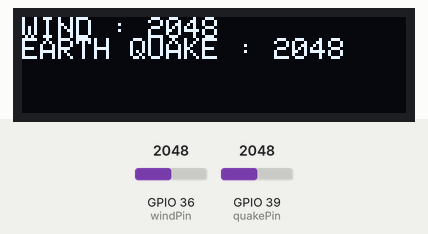
Recording of a sketch running on a simulated ESP32. On the bench: 128×32 one-colour display. The inputs (shaded band) are chosen by the test bench; at power-on: GPIO 36 (windPin) = 2048, GPIO 39 (quakePin) = 2048. WiFi joins after 1.5 s; servers stay silent unless stated; the display library's start-up logo is not drawn; no MQTT or app messages arrive unless stated; what the sketch prints to the serial monitor is not drawn.

Above: at 14.7 s.
14.8 s: GPIO 36 (windPin) set to 2866
At 16.4 s:
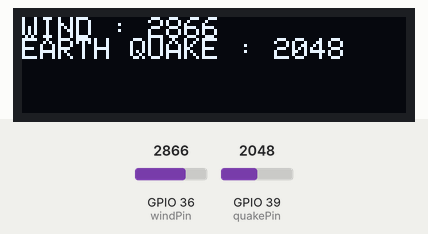
17.1 s: GPIO 39 (quakePin) set to 2866
At 18.8 s:
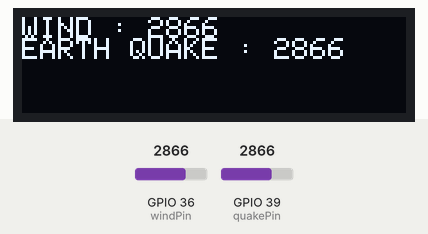
19.1 s: GPIO 36 (windPin) set to 3603
At 20.2 s:
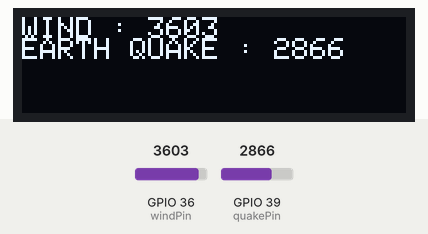
21.2 s: GPIO 39 (quakePin) set to 3603
At 22.7 s:
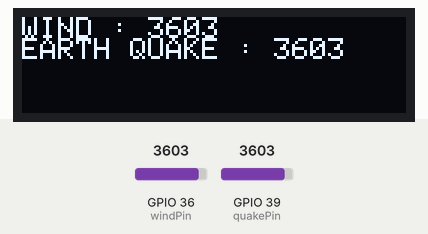
23.2 s: GPIO 36 (windPin) set to 4095
At 24.0 s:
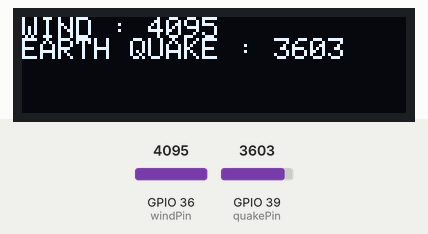
25.2 s: GPIO 39 (quakePin) set to 4095
At 26.6 s:
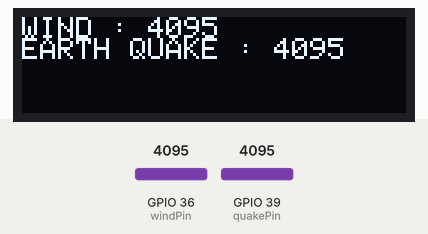
Timing chart, 0 to 28.2 s (numbered marks = the images above; inputs shaded):
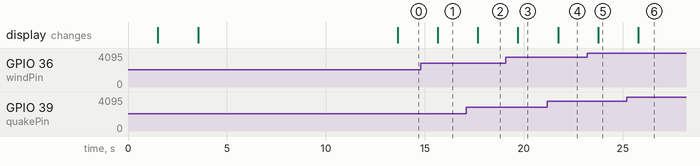

Measured:
- after the input at 14.8 s, the display: changes after 0.85 s (image 1)
- after the input at 17.1 s, the display: changes after 0.58 s (image 2)
- after the input at 19.1 s, the display: changes after 0.60 s (image 3)
- after the input at 21.2 s, the display: changes after 0.53 s (image 4)
- after the input at 23.2 s, the display: changes after 0.56 s (image 5)
- after the input at 25.2 s, the display: changes after 0.59 s (image 6)

The sketch:

set4_for_ESP32.ino
```cpp
#include <WiFi.h> //for ESP32
#include <PubSubClient.h>
#include <SPI.h>
#include <Wire.h>
#include <Adafruit_GFX.h>
#include <Adafruit_SSD1306.h>
#include <HTTPClient.h>

#define SCREEN_WIDTH 128 // OLED display width, in pixels
#define SCREEN_HEIGHT 32 // OLED display height, in pixels
// Declaration for an SSD1306 display connected to I2C (SDA, SCL pins)
#define OLED_RESET     4 // Reset pin # (or -1 if sharing Arduino reset pin)
#define windPin 36
#define quakePin 39


String serverName = "http://10.1.1.102/set4.php";
const char* ssid = "TP-LINK_470A9A";//請查無線網路名稱
const char* password = "C1470A9A"; //請查密碼
const char* mqttServer = "10.1.1.102"; //請確認
int counter=0;
WiFiClient wifiClient1;
PubSubClient mqttClient1(wifiClient1);
Adafruit_SSD1306 OLED(SCREEN_WIDTH, SCREEN_HEIGHT, &Wire, OLED_RESET);

void oledDisplay(int wind, int quake)
{
  OLED.clearDisplay();
  OLED.setCursor(0,0);
  OLED.print("WIND : ");
  OLED.println(wind);
  OLED.setCursor(0,7);
  OLED.print("EARTH QUAKE : ");
  OLED.println(quake);
  OLED.display();
}

void writeDB(int wind, int quake)
{
  char windtostr[10];
  char quaketostr[10];
  HTTPClient http;
  itoa(wind, windtostr, 10);
  itoa(quake, quaketostr, 10);
  String serverPath = serverName + "?wind=" + windtostr + "&quake=" + quaketostr;
  /*sprintf(str, "");
  sprintf(str, "http://10.1.1.16/set4.php?wind=%d&quake=$d&x=%d&y=%d&z=%d",windValue, quakeValue, xValue, yValue, zValue);*/
  // Your Domain name with URL path or IP address with path
  Serial.println(serverPath);
  http.begin(serverPath.c_str());

  // Send HTTP GET request
  int httpResponseCode = http.GET();

  if (httpResponseCode>0)
  {
      Serial.print("HTTP Response code: ");
      Serial.println(httpResponseCode);
      String payload = http.getString();
      Serial.println(payload);
   }
   else
   {
      Serial.print("Error code: ");
      Serial.println(httpResponseCode);
   }
    // Free resources
  http.end();
}

void sendJson(int wind, int quake)
{
  char str[200];
  sprintf(str,"");
  sprintf(str, "{\"id\":4,\"wind\":%d,\"quake\":%d}", wind, quake);
  mqttClient1.publish("ack", str);
}

void receivedCMD(char* topic, byte* payload, unsigned int noChar) {
  /*char *response;
  char cmd = (char) payload[0];
  Serial.println(cmd);
  if ( cmd == '1') { //return Celsius °C
    readValue = analogRead(tempPin);
    //temp = map(readValue, 0, 1023, 0, 330); //for ESP8622
    temp = map(readValue, 0, 4095, 0, 330)*0.1;//for ESP32
    Serial.print("The degree Celsius = ");
    Serial.println(temp);
    itoa(temp,temptostr, 10);
    //Strcat(response, "The degree Celsius = ", temptostr);
    //response = "ok 1";
    response=temptostr;
  }
  else if ( cmd == '2')  {// return Fahrenheit ℉
    readValue = analogRead(tempPin);
    //temp = map(readValue, 0, 1023, 0, 330); //for ESP8622
    temp = map(readValue, 0, 4095, 0, 330)*0.1;//for ESP32
    Serial.print("The degree Fahrenheit = ");
    degreeF = ((float) temp)*9/5 + 32.0;
    Serial.println(degreeF);
    itoa(degreeF,temptostr, 10);
    //Strcat(response, "The degree Fahrenheit = ", temptostr);
    //response = "ok 2";
    response=temptostr;
  }
  else if ( cmd == '3')  {
    response = "Got 3";
  }
  else if ( cmd == '0') {
    response = "Got 0";
  }
  else {
    response = "NO function is supported";
  }
  mqttClient1.publish("ack", response);*/
}
void setup()
{
  Serial.begin(115200);
  WiFi.begin(ssid, password);
  while (WiFi.status() != WL_CONNECTED) //等待网络连接成功
  {
    delay(500);
    Serial.print(".");
  }
  Serial.println("WiFi connected!");

  Serial.println("IP address: ");
  Serial.println(WiFi.localIP()); //打印模块IP
  mqttClient1.setServer(mqttServer, 1883);
  mqttClient1.setCallback(receivedCMD);
  Serial.println("Start MQTT");

  // SSD1306_SWITCHCAPVCC = generate display voltage from 3.3V internally
  if(!OLED.begin(SSD1306_SWITCHCAPVCC, 0x3C)) { // Address 0x3C for 128x32
    Serial.println(F("SSD1306 allocation failed"));
    for(;;); // Don't proceed, loop forever
  }

  // Show initial display buffer contents on the screen --
  // the library initializes this with an Adafruit splash screen.
  OLED.display();
  delay(2000); // Pause for 2 seconds

  // Clear the buffer
  OLED.clearDisplay();
  OLED.setTextWrap(true);
  OLED.setTextSize(2);
  OLED.setTextColor(WHITE);
  OLED.setCursor(0,0);
  OLED.println(WiFi.localIP());
  OLED.display();
  delay(10000);
  OLED.setTextSize(1);
}
void loop()
{
  int windValue, quakeValue;

  windValue = analogRead(windPin);
  quakeValue = analogRead(quakePin);

  while( !mqttClient1.connected()) {
    mqttClient1.connect("ESP32");
    mqttClient1.subscribe("command");
   }
  mqttClient1.loop();

  Serial.print("wind : ");
  Serial.println(windValue);
  Serial.print("quake : ");
  Serial.println(quakeValue);
  Serial.print("IP : ");
  Serial.println(WiFi.localIP());
  oledDisplay(windValue, quakeValue);
  if(counter % 5 == 0)
  {
    sendJson(windValue, quakeValue);
  }

  if(counter==300)
  {
    writeDB(windValue, quakeValue);
    counter=0;
  }
  delay(1000);
  counter++;
}
```
